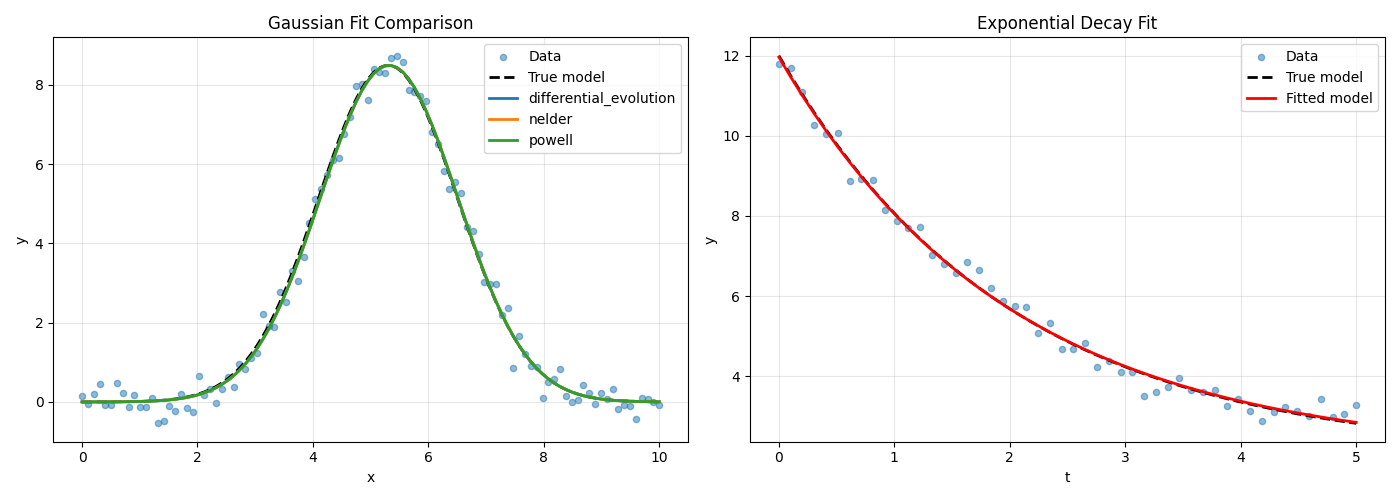

This chart was generated by the following Python code:
"""
Example: Using lmfit API with mystic optimization engine

This example demonstrates how to use the mystic_lmfit module to perform
curve fitting with an lmfit-style API backed by mystic's powerful optimizers.
"""

import sys
import os
sys.path.insert(0, os.path.dirname(os.path.dirname(os.path.abspath(__file__))))

import numpy as np
import matplotlib.pyplot as plt
from mystic_lmfit import Model, create_params


def gaussian(x, amp, cen, wid):
    """Gaussian function for curve fitting."""
    return amp * np.exp(-(x - cen)**2 / (2 * wid**2))


def exponential_decay(t, amplitude, decay_rate, offset):
    """Exponential decay function."""
    return amplitude * np.exp(-decay_rate * t) + offset


def main():
    print("=" * 70)
    print("Mystic-LMfit Integration Examples")
    print("=" * 70)
    print()

    # Example 1: Gaussian fit with different solvers
    print("Example 1: Fitting a Gaussian with different mystic solvers")
    print("-" * 70)

    # Generate synthetic data
    x = np.linspace(0, 10, 100)
    true_amp, true_cen, true_wid = 8.5, 5.3, 1.2
    y_true_gauss = gaussian(x, true_amp, true_cen, true_wid)
    np.random.seed(42)
    noise = np.random.normal(0, 0.3, size=x.size)
    y_data_gauss = y_true_gauss + noise

    print(f"True parameters: amp={true_amp}, cen={true_cen}, wid={true_wid}")
    print()

    # Create model
    gmodel = Model(gaussian)

    # Create parameters with bounds
    params = gmodel.make_params(
        amp={'value': 5, 'min': 0, 'max': 15},
        cen={'value': 5, 'min': 0, 'max': 10},
        wid={'value': 1, 'min': 0.1, 'max': 5}
    )

    print("Initial parameters:")
    params.pretty_print()
    print()

    # Test different solvers
    methods = ['differential_evolution', 'nelder', 'powell']
    results = {}

    for method in methods:
        print(f"Fitting with method='{method}'...")
        result = gmodel.fit(y_data_gauss, params, x=x, method=method, maxiter=1000)
        results[method] = result

        print(f"  Best fit: amp={result.best_values['amp']:.4f}, "
              f"cen={result.best_values['cen']:.4f}, "
              f"wid={result.best_values['wid']:.4f}")
        print(f"  Chi-square: {result.chisqr:.6e}")
        print(f"  Reduced chi-square: {result.redchi:.6e}")
        print(f"  Function evaluations: {result.nfev}")
        print()

    # Example 2: Exponential decay with constraints
    print("\nExample 2: Exponential decay with parameter constraints")
    print("-" * 70)

    # Generate synthetic data
    t = np.linspace(0, 5, 50)
    true_A, true_k, true_offset = 10.0, 0.5, 2.0
    y_true_exp = exponential_decay(t, true_A, true_k, true_offset)
    np.random.seed(123)
    noise = np.random.normal(0, 0.2, size=t.size)
    y_data_exp = y_true_exp + noise

    print(f"True parameters: amplitude={true_A}, decay_rate={true_k}, offset={true_offset}")
    print()

    # Create model
    exp_model = Model(exponential_decay, independent_vars=['t'])

    # Create parameters with various constraints
    params = create_params(
        amplitude={'value': 8, 'min': 0, 'max': 20},
        decay_rate={'value': 1, 'min': 0.01, 'max': 2},
        offset={'value': 1, 'min': 0, 'max': 5}
    )

    print("Parameters with bounds:")
    params.pretty_print()
    print()

    # Fit with differential evolution (good for constrained problems)
    print("Fitting with differential_evolution solver...")
    result_exp = exp_model.fit(y_data_exp, params, t=t, method='differential_evolution')

    print(result_exp)

    # Example 3: Using fixed parameters
    print("\nExample 3: Fitting with some parameters fixed")
    print("-" * 70)

    # Reuse the exponential decay data
    params_fixed = create_params(
        amplitude={'value': 10, 'min': 0, 'max': 20},
        decay_rate={'value': 0.5, 'vary': False},  # Fix this parameter
        offset={'value': 2, 'min': 0, 'max': 5}
    )

    print("Parameters (decay_rate is fixed):")
    params_fixed.pretty_print()
    print()

    result_fixed = exp_model.fit(y_data_exp, params_fixed, t=t, method='nelder')

    print("Fit results with fixed decay_rate:")
    print(f"  amplitude={result_fixed.best_values['amplitude']:.4f}")
    print(f"  decay_rate={result_fixed.best_values['decay_rate']:.4f} (fixed)")
    print(f"  offset={result_fixed.best_values['offset']:.4f}")
    print(f"  Chi-square: {result_fixed.chisqr:.6e}")
    print()

    # Example 4: Comparing solver performance
    print("\nExample 4: Comparing solver accuracy")
    print("-" * 70)

    print(f"True values:      amp={true_amp:.4f}, cen={true_cen:.4f}, wid={true_wid:.4f}")
    print()
    for method, result in results.items():
        error = np.sqrt(
            (result.best_values['amp'] - true_amp)**2 +
            (result.best_values['cen'] - true_cen)**2 +
            (result.best_values['wid'] - true_wid)**2
        )
        print(f"{method:25s}: error={error:.6f}, nfev={result.nfev:4d}, chi2={result.chisqr:.4e}")
    print()

    # Create visualization
    print("\nCreating visualization...")
    fig, (ax1, ax2) = plt.subplots(1, 2, figsize=(14, 5))

    # Plot 1: Gaussian fits
    ax1.scatter(x, y_data_gauss, s=20, alpha=0.5, label='Data')
    ax1.plot(x, y_true_gauss, 'k--', linewidth=2, label='True model')

    for method, result in results.items():
        y_fit = gaussian(x, **result.best_values)
        ax1.plot(x, y_fit, linewidth=2, label=f'{method}')

    ax1.set_xlabel('x')
    ax1.set_ylabel('y')
    ax1.set_title('Gaussian Fit Comparison')
    ax1.legend()
    ax1.grid(True, alpha=0.3)

    # Plot 2: Exponential decay fit
    ax2.scatter(t, y_data_exp, s=20, alpha=0.5, label='Data')
    ax2.plot(t, y_true_exp, 'k--', linewidth=2, label='True model')

    y_fit = exponential_decay(t, **result_exp.best_values)
    ax2.plot(t, y_fit, 'r-', linewidth=2, label='Fitted model')

    ax2.set_xlabel('t')
    ax2.set_ylabel('y')
    ax2.set_title('Exponential Decay Fit')
    ax2.legend()
    ax2.grid(True, alpha=0.3)

    plt.tight_layout()

    output_file = 'mystic_lmfit_example.png'
    plt.savefig(output_file, dpi=100)
    print(f"Figure saved to {output_file}")

    print("\n" + "=" * 70)
    print("Examples completed successfully!")
    print("=" * 70)


if __name__ == '__main__':
    main()
